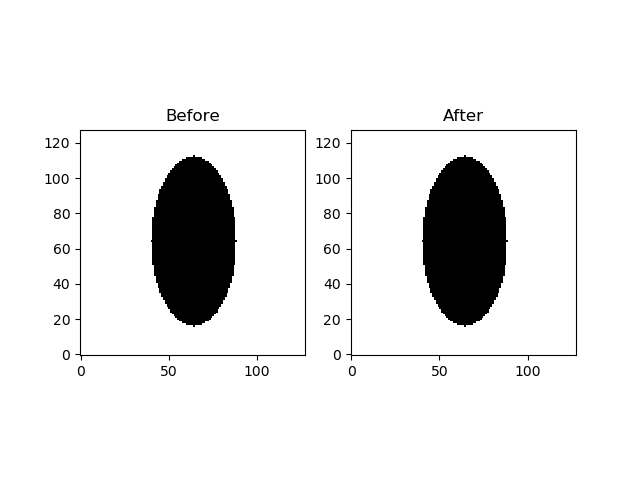

Source code (Python):
import time

import torch
import matplotlib.pyplot as plt

from shape_opt.shape_prog_2d import ShapeMathematicalProgram2D
from shape_opt.shape_prog_params import SMPParameters2D
from shape_opt.shape_generator import (
    generate_ellipse_2d, plot_image_2d, get_interior_phi)

# Set parameters for the solver.
params = SMPParameters2D()
params.sigma = 1.0
params.ksize_gaussian = 5
params.n_grid = 128
params.max_iters = 5000
params.log_iterations = False
params.gpu = True
params.h = 2e-3

# Generate initial shape.
grid_0 = generate_ellipse_2d(48, 24, params.n_grid).cuda()

# Set up the program and solve.
prog = ShapeMathematicalProgram2D(grid_0, params)
prog.AddSurfaceElementCost(
    torch.ones(params.n_grid, params.n_grid).cuda())
prog.AddVolumeEqualityConstraint(rho_al_v=1e-3)
start = time.time()
phi_T = prog.solve()
print("Max iterations reached at {:.3f}s.".format(time.time() - start))

grid_T = get_interior_phi(phi_T, 0.0, 1, -1)
plt.figure()
plt.subplot(1,2,1)
plt.title('Before')
plt.imshow(grid_0.cpu(), origin='lower', cmap='gray')
plt.subplot(1,2,2)
plt.title('After')
plt.imshow(grid_T.cpu(), origin='lower', cmap='gray')
plt.savefig('examples/vcmcf_2d/vcmcf_2d.png')
